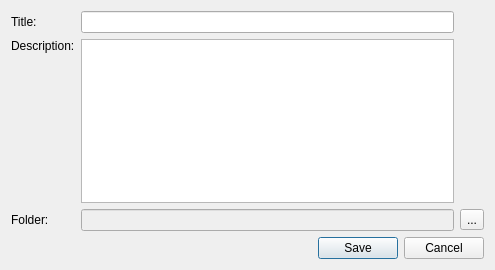
<?xml version="1.0" encoding="UTF-8"?>
<ui version="4.0">
 <class>PmrWorkspacesWindowNewWorkspace</class>
 <widget class="QDialog" name="PmrWorkspacesWindowNewWorkspace">
  <property name="geometry">
   <rect>
    <x>0</x>
    <y>0</y>
    <width>495</width>
    <height>270</height>
   </rect>
  </property>
  <property name="windowTitle">
   <string>Create a New Workspace</string>
  </property>
  <layout class="QVBoxLayout" name="verticalLayout_2">
   <item>
    <layout class="QVBoxLayout" name="verticalLayout">
     <item>
      <layout class="QGridLayout" name="gridLayout">
       <item row="0" column="0">
        <widget class="QLabel" name="label_title">
         <property name="text">
          <string>Title:</string>
         </property>
        </widget>
       </item>
       <item row="0" column="1">
        <widget class="QLineEdit" name="title"/>
       </item>
       <item row="1" column="0">
        <widget class="QLabel" name="label_description">
         <property name="text">
          <string>Description:</string>
         </property>
         <property name="alignment">
          <set>Qt::AlignLeading|Qt::AlignLeft|Qt::AlignTop</set>
         </property>
        </widget>
       </item>
       <item row="1" column="1">
        <widget class="QPlainTextEdit" name="description"/>
       </item>
       <item row="2" column="0">
        <widget class="QLabel" name="label_path">
         <property name="text">
          <string>Folder:</string>
         </property>
        </widget>
       </item>
       <item row="2" column="1">
        <widget class="QLineEdit" name="path">
         <property name="enabled">
          <bool>false</bool>
         </property>
         <property name="readOnly">
          <bool>false</bool>
         </property>
        </widget>
       </item>
       <item row="2" column="2">
        <widget class="QToolButton" name="choosePath">
         <property name="text">
          <string>...</string>
         </property>
        </widget>
       </item>
      </layout>
     </item>
     <item>
      <widget class="QDialogButtonBox" name="cancel_save">
       <property name="orientation">
        <enum>Qt::Horizontal</enum>
       </property>
       <property name="standardButtons">
        <set>QDialogButtonBox::Cancel|QDialogButtonBox::Save</set>
       </property>
      </widget>
     </item>
    </layout>
   </item>
  </layout>
 </widget>
 <resources/>
 <connections/>
</ui>
